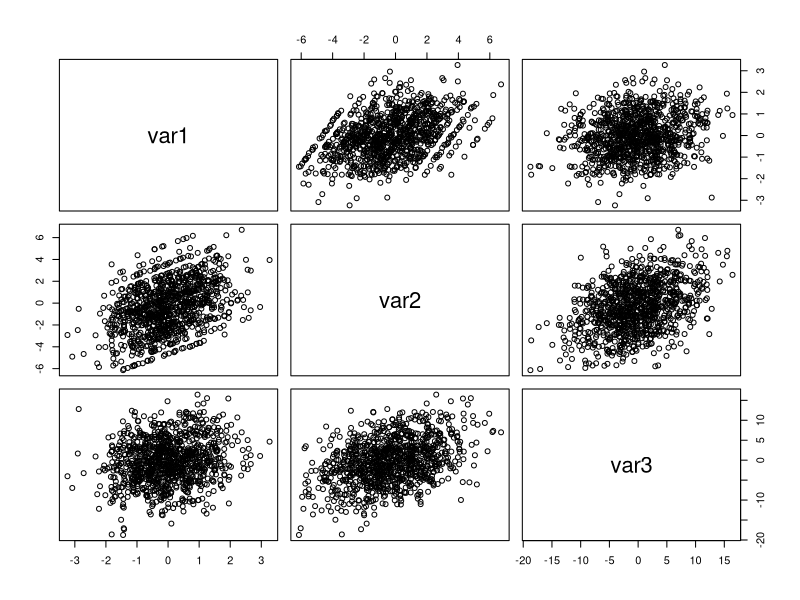
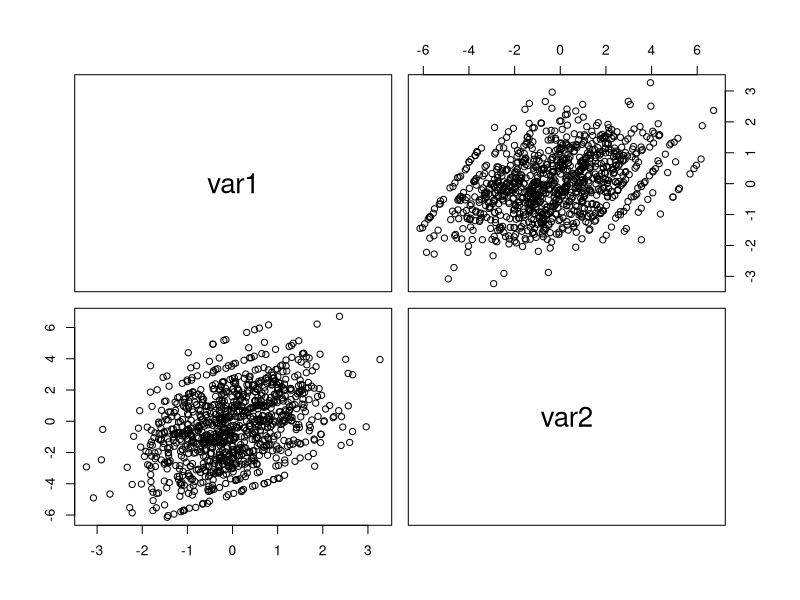
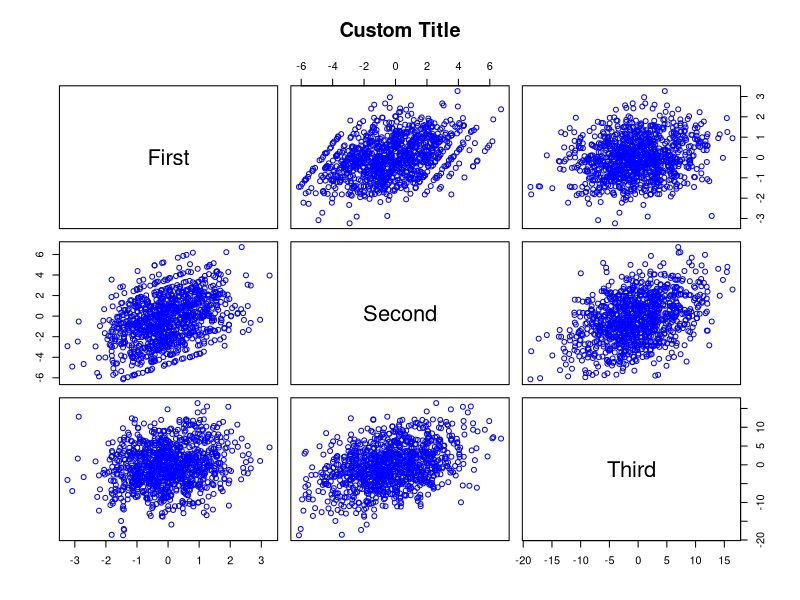
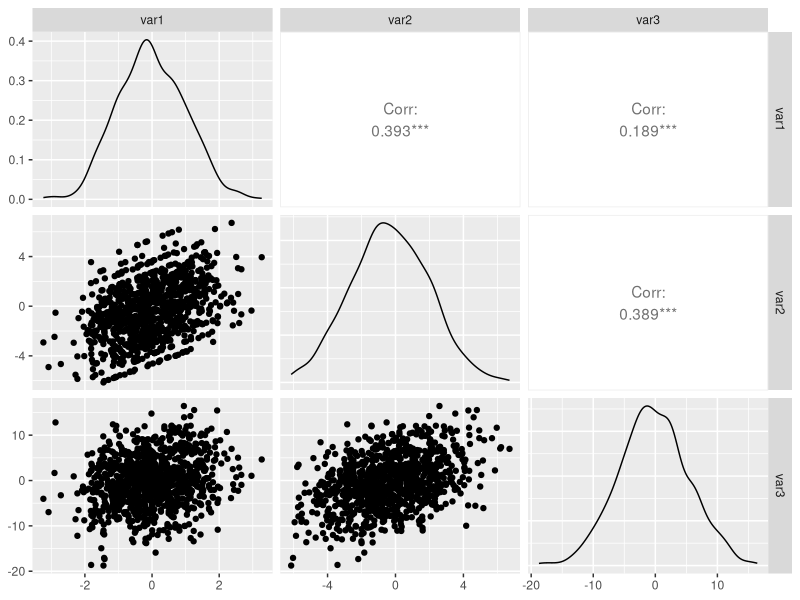

R code for these plots, in order:
# pairs plot of all variables
# make this example reproducible
set.seed(0)

# create data frame
var1 <- rnorm(1000)
var2 <- var1 + rnorm(100, 0, 2)
var3 <- var2 - rnorm(1000, 0, 5)

df <- data.frame(var1, var2, var3)

# view data frame
df

# careate pairs plot
pairs(df)

# paris plot of specific variables
# create paris plot for var1 and var2 only
pairs(df[, 1:2])

# modify the aesthetics of pairs plot
pairs(df,
      col="blue", #modify color
      labels =c("First", "Second", "Third"), #modify labels
      main =  "Custom Title") #modify title

# obtaining correlations with ggpairs
# install necessary librarries
install.packages("ggplot2")
install.packages("GGally")

# load librarries
library("ggplot2")
library("GGally")

# create paris plot
ggpairs(df)
